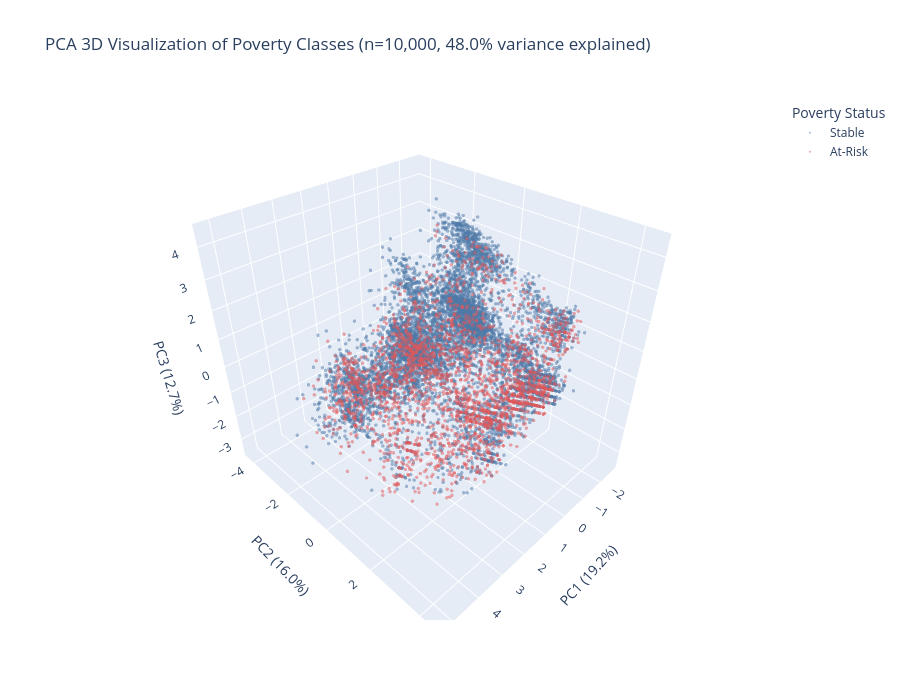

Notebook source saved alongside this figure:
### Code cell
# 3D Interactive Scatter Plot with Plotly
fig_3d = px.scatter_3d(
    pca_sample,
    x='PC1', y='PC2', z='PC3',
    color='Poverty_Status',
    color_discrete_map={'Stable': '#4e79a7', 'At-Risk': '#e15759'},
    opacity=0.5,
    title=f'PCA 3D Visualization of Poverty Classes (n={sample_size:,}, {pca.explained_variance_ratio_.sum()*100:.1f}% variance explained)',
    labels={'PC1': f'PC1 ({pca.explained_variance_ratio_[0]*100:.1f}%)',
            'PC2': f'PC2 ({pca.explained_variance_ratio_[1]*100:.1f}%)',
            'PC3': f'PC3 ({pca.explained_variance_ratio_[2]*100:.1f}%)'},
    width=900,
    height=700
)

fig_3d.update_traces(marker=dict(size=2))
fig_3d.update_layout(
    legend_title_text='Poverty Status',
    scene=dict(
        xaxis_title=f'PC1 ({pca.explained_variance_ratio_[0]*100:.1f}%)',
        yaxis_title=f'PC2 ({pca.explained_variance_ratio_[1]*100:.1f}%)',
        zaxis_title=f'PC3 ({pca.explained_variance_ratio_[2]*100:.1f}%)'
    )
)
fig_3d.show()

### Figure 1 — Plotly figure (JSON) as saved in the notebook; plotly's stock layout.template omitted (floating-point values rounded to 4 significant figures; data arrays with more than 128 entries replaced by an {"elided": "..."} marker saying what was removed)
{"data": [{"hovertemplate": "Poverty_Status=Stable<br>PC1 (19.2%)=%{x}<br>PC2 (16.0%)=%{y}<br>PC3 (12.7%)=%{z}<extra></extra>", "legendgroup": "Stable", "marker": {"color": "#4e79a7", "opacity": 0.5, "size": 2, "symbol": "circle"}, "mode": "markers", "name": "Stable", "scene": "scene", "showlegend": true, "type": "scatter3d", "x": {"elided": "7595 float values"}, "y": {"elided": "7595 float values"}, "z": {"elided": "7595 float values"}}, {"hovertemplate": "Poverty_Status=At-Risk<br>PC1 (19.2%)=%{x}<br>PC2 (16.0%)=%{y}<br>PC3 (12.7%)=%{z}<extra></extra>", "legendgroup": "At-Risk", "marker": {"color": "#e15759", "opacity": 0.5, "size": 2, "symbol": "circle"}, "mode": "markers", "name": "At-Risk", "scene": "scene", "showlegend": true, "type": "scatter3d", "x": {"elided": "2405 float values"}, "y": {"elided": "2405 float values"}, "z": {"elided": "2405 float values"}}], "layout": {"height": 700, "legend": {"title": {"text": "Poverty Status"}, "tracegroupgap": 0}, "scene": {"domain": {"x": [0, 1], "y": [0, 1]}, "xaxis": {"title": {"text": "PC1 (19.2%)"}}, "yaxis": {"title": {"text": "PC2 (16.0%)"}}, "zaxis": {"title": {"text": "PC3 (12.7%)"}}}, "title": {"text": "PCA 3D Visualization of Poverty Classes (n=10,000, 48.0% variance explained)"}, "width": 900}}
